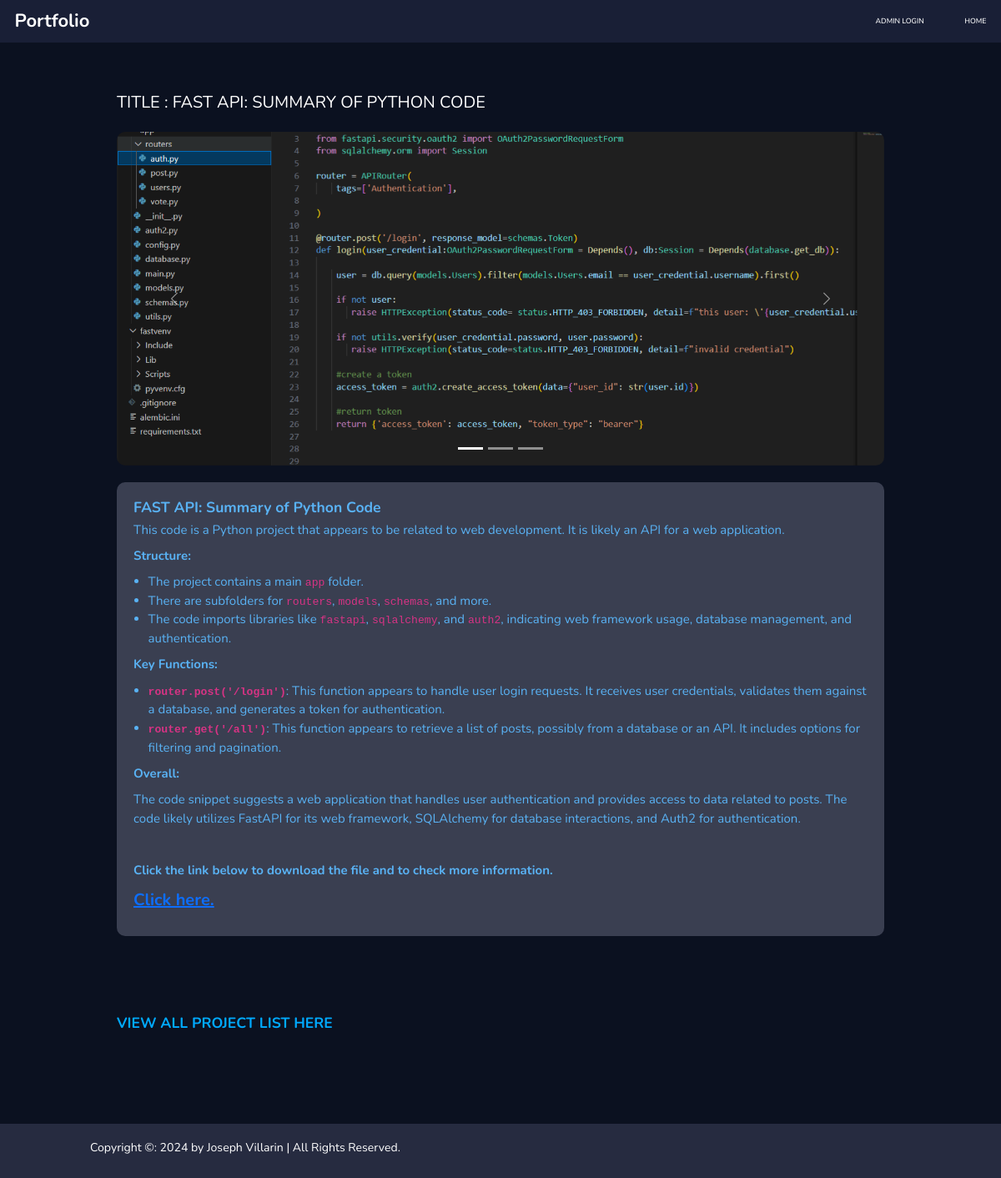
/items/category/web-development/fast-api-summary-of-python-code/, run on the app's committed database.
### items/models.py (models this page shows, shortened)
class Item(models.Model):
    item_name       = models.CharField(max_length=200, unique=True)
    slug            = models.SlugField(max_length=200, unique=True)
    description     = RichTextField(blank=True)  # Replaced TextField with RichTextField
    price           = models.IntegerField()
    images          = models.ImageField(upload_to='photos/products')
    stock           = models.IntegerField()
    is_available    = models.BooleanField(default=True)
    category        = models.ForeignKey(Category, on_delete=models.CASCADE)
    created_date    = models.DateTimeField(auto_now_add=True)
    modified_date   = models.DateTimeField(auto_now=True)

class ItemGallery(models.Model):
    item = models.ForeignKey(Item, on_delete=models.CASCADE)
    image = models.ImageField(upload_to='store/products', max_length=255)
    class Meta:
        verbose_name='itemgallery'
        verbose_name_plural='item gallery'

### items/views.py (the view)
# urls.py: path('category/<slug:category_slug>/<slug:item_slug>/', views.item_detail, name="item_detail"),
def item_detail(request, category_slug, item_slug):
    try:
        item_category = get_object_or_404(Item, category__slug=category_slug, slug=item_slug)
        in_favoritelist = FavoritesListItems.objects.filter(favoriteslist__favoriteslist_id = _favorites_id(request),item=item_category).exists()
    except Exception as e:
        raise e
    item_gallery = ItemGallery.objects.filter(item_id = item_category)
    context = {
        'item_category':item_category,
        'in_favoritelist':in_favoritelist,
        'item_gallery': item_gallery
    }
    return render(request, 'items/itemdetail.html',context)

### category/context_processor.py (called while the page is built)
def menu_links(request):
    links = Category.objects.all()
    return dict(links=links)

### favoriteslist/context_processors.py (called while the page is built)
def counter(request):
    favorites_count = 0
    if 'admin'in request.path:
        return {}
    else:
        try:
            favorites = FavoritesList.objects.filter(favoriteslist_id=_favorites_id(request))
            favorites_items = FavoritesListItems.objects.all().filter(favoriteslist=favorites[:1])
            for favorites_items in favorites_items:
                favorites_count += favorites_items.quantity
        except FavoritesList.DoesNotExist:
            favorites_count = 0
    return dict(favorites_count=favorites_count)

### favoriteslist/views.py (called while the page is built)
def _favorites_id(request):
    favorites = request.session.session_key
    if not favorites:
        favorites = request.session.create()
    return favorites

### templates/items/itemdetail.html (shortened to what this page needs)
{%extends 'base2.html'%}
{%block content%}
{%load static%}
<head>
    <link href="{% static 'css/bootstrap.css' %}" rel="stylesheet" type="text/css"/>
</head>
<body>
    <div class="content">
        <div class="header">
            <p>TITLE : {{item_category.item_name | upper}}</p>
        </div>
        <div id="carouselExampleIndicators" class="carousel slide" data-bs-ride="carousel">
            <div class="carousel-indicators">
                <button type="button" data-bs-target="#carouselExampleIndicators" data-bs-slide-to="0" class="active" aria-current="true" aria-label="Slide 1"></button>
                <button type="button" data-bs-target="#carouselExampleIndicators" data-bs-slide-to="1" aria-label="Slide 2"></button>
                <button type="button" data-bs-target="#carouselExampleIndicators" data-bs-slide-to="2" aria-label="Slide 3"></button>
            </div>
            <div class="carousel-inner">
                {% for i in item_gallery %}
                <div class="carousel-item {% if forloop.first %}active{% endif %}">
                    <img src="{{ i.image.url }}" class="d-block w-100 carousel-image" alt="" data-bs-toggle="modal" data-bs-target="#imageModal" data-img-url="{{ i.image.url }}">
                </div>
                {% endfor %}
            </div>
            <button class="carousel-control-prev" type="button" data-bs-target="#carouselExampleIndicators" data-bs-slide="prev">
                <span class="carousel-control-prev-icon" aria-hidden="true"></span>
            </button>
            <button class="carousel-control-next" type="button" data-bs-target="#carouselExampleIndicators" data-bs-slide="next">
                <span class="carousel-control-next-icon" aria-hidden="true"></span>
            </button>
        </div>
        <div class="text-box">
            {{item_category.description|safe }}
        </div>
        <div class="projectlist">
                <a href="{% url 'items' %}" class="view-all">VIEW ALL PROJECT LIST HERE</a>
        </div>
    </div>
</body>
{%endblock%}

### portfolio/static/css/styles.css (style rules this page uses)
* { margin: 0; padding: 0; box-sizing: border-box; text-decoration: none; border: none; outline: none; scroll-behavior: smooth; font-family: "Nunito", sans-serif; }
:root { --bg-color: #191f36; --snd-bg-color: #262b40; --text-color: #fff; --main-color: #59b2f4; }
html { font-size: 62.5%; overflow-x: hidden; }
body { background: var(--bg-color); color: var(--text-color); }
span { color: var(--main-color); }
@media (max-width: 1200px) { html { font-size: 55%; } }
.view-all { color: #00aaff; font-size: 14px; margin-top: 20px; display: block; text-align: center; text-decoration: none; font-weight: bold; transition: color 0.3s; }

### templates/items/itemdetail.html (style rules this page uses)
body { background-color: #0b1120; color: #ffffff; font-family: Arial, sans-serif; margin-top: 10rem; }
.content { padding: 20px; margin: 0 10%; }
.header { margin-bottom: 20px; font-size:20px; }
.header p { margin: 0; }
.carousel { border-radius: 10px; overflow: hidden; }
.carousel-inner img { width: 100%; height: auto; object-fit: cover; max-height: 500px; }
.carousel-item img { width: 100%; height: 400px; object-fit: cover; }
.text-box { background-color: #3a3f51; color: #59b2f4; padding: 20px; margin-top: 20px; border-radius: 10px; font-size:15px; }
.carousel-image { cursor: pointer; transition: transform 0.3s ease; }
.projectlist { margin-top: 8rem; display: flex; flex-direction: column; align-items: flex-start; text-align: left; font-size:2rem; }
.projectlist a { font-size:2rem; }

### data on the page
Item: item_name "FAST API: SUMMARY OF PYTHON CODE", description "FAST API: Summary of Python Code This code is a Python project that appears to be related to web development. It is likely an API for a web application. Structure: The project contains a main app folder. There are subfolders for routers , models , schemas , and more. The code imports libraries like fastapi , sqlalchemy , and auth2 , indicating web framework usage, database management, and authentication. Key Functions: router.post('/login') : This function appears to handle user login requests. It receives user credentials, validates them against a database, and generates a token for authentication. router.get('/all') : This function appears to retrieve a list of posts, possibly from a…"
ItemGallery: image (picture)
